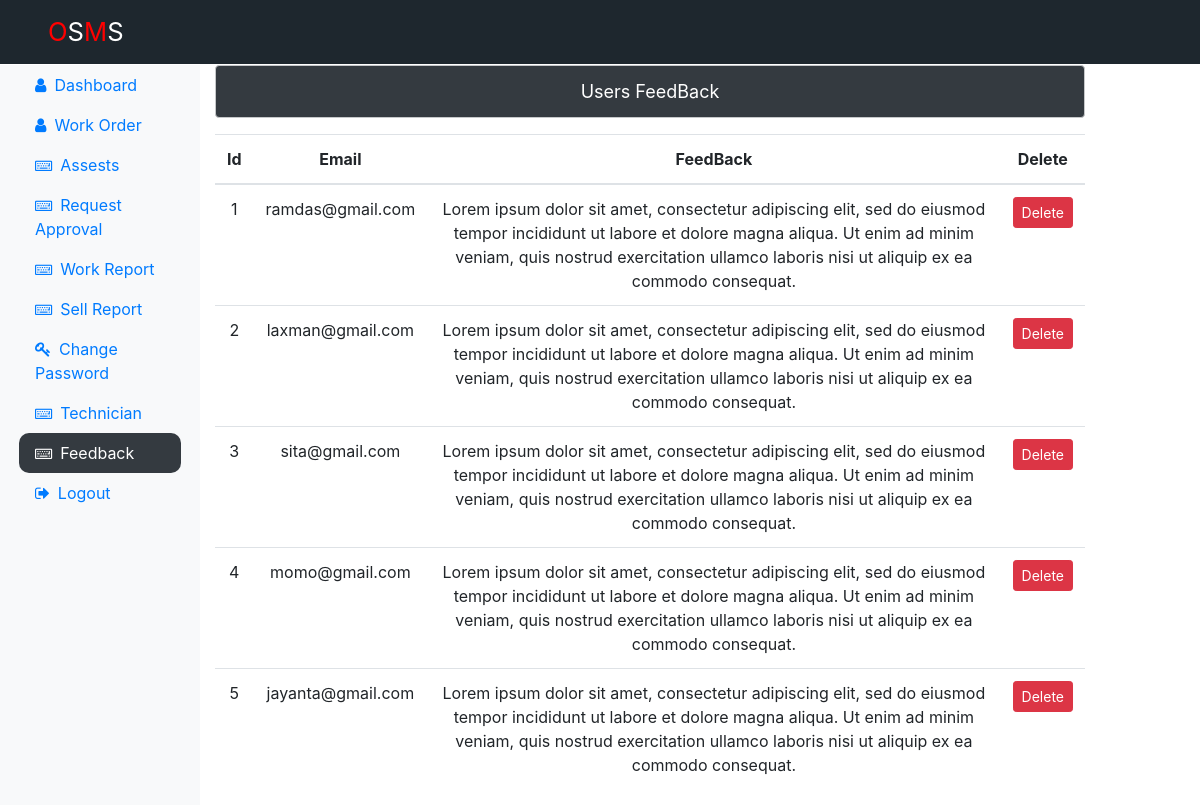
The page /Admin/feedbackstore.php (signed in) on the database its author committed.
### tables this page shows
CREATE TABLE `feedback_tb` (
  `rId` int(10) NOT NULL,
  `rFeedback` text NOT NULL,
  `rEmail` varchar(90) NOT NULL
);

### Admin/feedbackstore.php (the view, shortened to what this page needs)
<?php
include('../dbconnection.php');
?>
<!doctype html>
<html lang="en">
<head>
<link rel="stylesheet" href="https://stackpath.bootstrapcdn.com/bootstrap/4.5.2/css/bootstrap.min.css">
<link rel="stylesheet" href="https://cdnjs.cloudflare.com/ajax/libs/font-awesome/4.7.0/css/font-awesome.min.css">
<link rel="stylesheet" href="../style.css">
</head>
<body>
<div class="navbar navbar-expand-md navbar-dark fixed-top pl-5"
style="background-color:#1e272e;">
<a href="index.php" class="navbar-brand">
<span class="brand">O</span>S<span class="brand">M</span>S</a>
</div>
<div class="container-fluid" style="margin-top:65px;">
<div class="row">
<div class="col-md-2 bg-light sidebar">
<ul class="nav flex-column px-1">
<li class="nav-item"><a href="dashboard.php" class="nav-link">
<i class="fa fa-user mr-2"></i>Dashboard</a></li>
<li class="nav-item"><a href="workorder.php" class="nav-link">
<i class="fa fa-user mr-2"></i>Work Order</a></li>
<li class="nav-item"><a href="assests.php" class="nav-link">
<i class="fa fa-keyboard-o mr-2"></i>Assests</a></li>
<li class="nav-item"><a href="requestapproval.php" class="nav-link">
<i class="fa fa-keyboard-o mr-2"></i>Request Approval</a></li>
<li class="nav-item"><a href="workreport.php" class="nav-link">
<i class="fa fa-keyboard-o mr-2"></i>Work Report</a></li>
<li class="nav-item"><a href="sellreport.php" class="nav-link">
<i class="fa fa-keyboard-o mr-2"></i>Sell Report</a></li>
<li class="nav-item"><a href="adminpasschange.php" class="nav-link">
<i class="fa fa-key mr-2"></i>Change Password</a></li>
<li class="nav-item"><a href="technician.php" class="nav-link">
<i class="fa fa-keyboard-o mr-2"></i>Technician</a></li>
<li class="nav-item"><a href="feedbackstore.php" class="nav-link text-white bg-dark active" style="border-radius:10px;">
<i class="fa fa-keyboard-o mr-2"></i>Feedback</a></li>
<li class="nav-item"><a href="../logout.php" class="nav-link">
<i class="fa fa-sign-out mr-2"></i>Logout</a></li>
</ul>
</div>
<div class="col-sm-9">
<p class="alert alert-dark bg-dark text-white text-center" style="font-size:18px;">
Users FeedBack</p>
<?php
$sql="SELECT *FROM feedback_tb";
$result=mysqli_query($conn,$sql);
if(mysqli_num_rows($result)>0)
{
echo'<table class="table text-center">';
echo'<tr>';
echo'<thead class="text-center">';
echo"<th>Id</th>";
echo"<th>Email</th>";
echo"<th>FeedBack</th>";
echo"<th>Delete</th>";
echo"</thead>";
echo"</tr>";
echo"<tbody>";
while($row=mysqli_fetch_assoc($result))
{
echo'<tr class="text-center">';
echo"<td>".$row['rId']."</td>";
echo"<td>".$row['rEmail']."</td>";
echo"<td>".$row['rFeedback']."</td>";
echo'<td><form action="" method="POST">
<input type="hidden" name="rId" value='.$row['rId'].'>
<input type="submit" class="btn btn-danger btn btn-sm" value="Delete" name="Delete">
</form></td>';
echo"</tr>";
}
echo"</tbody>";
}
else
{
echo '<div class="alert alert-warning mt-2 text-center">Data Not Found</div>';
}
?>
</div>
</div>
</div>
</body>
</html>

### style.css (style rules this page uses)
.navbar-brand { font-size:1.6em; }
.brand { color:red; }

### rows shown on the page
feedback_tb: rId "1", rEmail "ramdas@gmail.com", rFeedback "Lorem ipsum dolor sit amet, consectetur adipiscing elit, sed do eiusmod tempor incididunt ut labore et dolore magna aliqua. Ut enim ad minim veniam, quis nostrud exercitation ullamco laboris nisi ut aliquip ex ea commodo consequat."
feedback_tb: rId "2", rEmail "laxman@gmail.com", rFeedback "Lorem ipsum dolor sit amet, consectetur adipiscing elit, sed do eiusmod tempor incididunt ut labore et dolore magna aliqua. Ut enim ad minim veniam, quis nostrud exercitation ullamco laboris nisi ut aliquip ex ea commodo consequat."
feedback_tb: rId "3", rEmail "sita@gmail.com", rFeedback "Lorem ipsum dolor sit amet, consectetur adipiscing elit, sed do eiusmod tempor incididunt ut labore et dolore magna aliqua. Ut enim ad minim veniam, quis nostrud exercitation ullamco laboris nisi ut aliquip ex ea commodo consequat."
feedback_tb: rId "4", rEmail "momo@gmail.com", rFeedback "Lorem ipsum dolor sit amet, consectetur adipiscing elit, sed do eiusmod tempor incididunt ut labore et dolore magna aliqua. Ut enim ad minim veniam, quis nostrud exercitation ullamco laboris nisi ut aliquip ex ea commodo consequat."
feedback_tb: rId "5", rEmail "jayanta@gmail.com", rFeedback "Lorem ipsum dolor sit amet, consectetur adipiscing elit, sed do eiusmod tempor incididunt ut labore et dolore magna aliqua. Ut enim ad minim veniam, quis nostrud exercitation ullamco laboris nisi ut aliquip ex ea commodo consequat."
